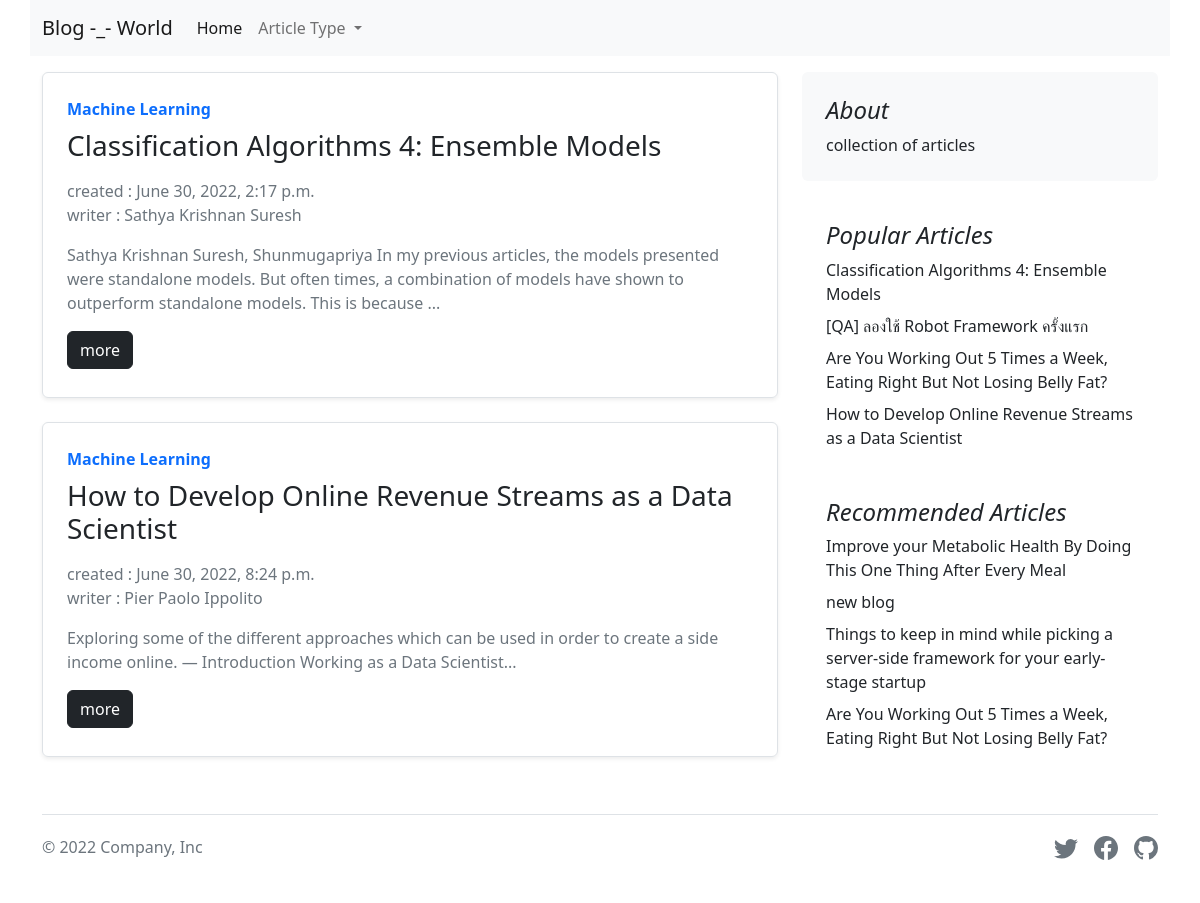
Page /10/ on the committed database.
### blog/models.py (models this page shows, shortened)
class Blogs(models.Model) :
    name = models.CharField(max_length=255)
    description = models.TextField()
    content = models.TextField()
    category = models.ForeignKey(Category,on_delete=models.CASCADE)
    writer = models.CharField(max_length=255)
    views = models.IntegerField(default=0)
    created = models.DateTimeField(auto_now_add=True)

### category/models.py (models this page shows)
class Category(models.Model) :
    name = models.CharField(max_length=255,unique=True)
    def __str__(self):
        return self.name

### blog/views.py (the view)
# urls.py: path('<int:category_id>/', resultdata, name='resultdata'),
def resultdata(request, category_id):
    results = Blogs.objects.filter(category_id=category_id)
    context = {
        'results': results,
        'categories': categories,
        'recommend': recommend,
        'popular': popular
    }
    return render(request, 'result.html', context)

### blog/templates/result.html (shortened to what this page needs)
{% extends 'layout.html' %}
{% block content %}
<div class="col-md-8" id="all_articles">
    {% for blog in results %}
    <div>
        <div class="row g-0 border rounded overflow-hidden flex-md-row mb-4 shadow-sm h-md-250 position-relative">
            <div class="col p-4 d-flex flex-column position-static">
                <strong class="d-inline-block mb-2 text-primary">{{blog.category}}</strong>
                <h3 class="mb-0">{{blog.name}}</h3>
                <div class="mb-1 text-muted">
                    <span class="row mx-0 mt-3">created : {{blog.created}}</span>
                    <span class="row mx-0 mb-3">writer : {{blog.writer}}</span>
                    <p class="card-text mb-auto">{{blog.description}}</p>
                    <a href="{% url 'blogDetail' blog.id %}" class="btn btn-dark mt-3">more</a>
                </div>
            </div>
        </div>
    </div>
    {% endfor %}
</div>
{% endblock %}

### blog/templates/layout.html (shortened to what this page needs)
<!doctype html>
<html lang="en">
<head>
    <link href="https://cdn.jsdelivr.net/npm/bootstrap@5.2.0-beta1/dist/css/bootstrap.min.css" rel="stylesheet"
>
</head>
<body>
    <nav class="navbar navbar-expand-lg bg-light container sticky-top mb-3">
        <div class="container-fluid">
          <a class="navbar-brand" href="/">Blog -_- World</a>
          <div class="collapse navbar-collapse" id="navbarNavDropdown">
            <ul class="navbar-nav">
              <li class="nav-item">
                <a class="nav-link active" aria-current="page" href="/">Home</a>
              </li>
              <li class="nav-item dropdown">
                <a class="nav-link dropdown-toggle" href="#" id="navbarDropdownMenuLink" role="button" data-bs-toggle="dropdown" aria-expanded="false">
                    Article Type
                </a>
              </li>
            </ul>
          </div>
        </div>
      </nav>
    <main class="container">
        <div class="row g-4">
            {% block content %}
            {% endblock %}
            <div class="col-md-4">
                <div class="position-sticky" style="top: 2rem;">
                    <div class="p-4 mb-3 bg-light rounded">
                        <h4 class="fst-italic">About</h4>
                        <p class="mb-0">collection of articles</p>
                    </div>
                    <div class="p-4">
                        <h4 class="fst-italic">Popular Articles</h4>
                        <ol class="list-unstyled mb-0">
                            {% for blog in popular %}
                            <li class="mt-2"><a href="{% url 'blogDetail' blog.id %}" class="text-dark text-decoration-none">{{blog.name}}</a></li>
                            {% endfor %}
                        </ol>
                    </div>
                    <div class="p-4">
                        <h4 class="fst-italic">Recommended Articles</h4>
                        <ol class="list-unstyled">
                            {% for blog in recommend %}
                            <li class="mt-2"><a href="{% url 'blogDetail' blog.id %}" class="text-dark text-decoration-none">{{blog.name}}</a></li>
                            {% endfor %}
                        </ol>
                    </div>
                </div>
            </div>
        </div>
    </main>
    <div class="container">
        <footer class="d-flex flex-wrap justify-content-between align-items-center py-3 my-4 border-top">
          <p class="col-md-4 mb-0 text-muted">&copy; 2022 Company, Inc</p>
          <a href="/" class="col-md-4 d-flex align-items-center justify-content-center mb-3 mb-md-0 me-md-auto link-dark text-decoration-none">
            <svg class="bi me-2" width="40" height="32"><use xlink:href="#bootstrap"/></svg>
          </a>
          <ul class="nav col-md-4 justify-content-end list-unstyled d-flex">
            <li class="ms-3">
                <a class="text-muted" href="#">
                </a>
             </li>
            <li class="ms-3">
                <a class="text-muted" href="#">
                </a>
             </li>
            <li class="ms-3">
                <a class="text-muted" href="#">
                </a>
             </li>
        </footer>
      </div>
</body>
</html>

### rows in the picture
Blogs: category "Machine Learning", name "Classification Algorithms 4: Ensemble Models", created "June 30, 2022, 2:17 p.m.", writer "Sathya Krishnan Suresh", description "Sathya Krishnan Suresh, Shunmugapriya In my previous articles, the models presented were standalone models. But often times, a combination of models have shown to outperform standalone models. This is because ..."
Blogs: category "Machine Learning", name "How to Develop Online Revenue Streams as a Data Scientist", created "June 30, 2022, 8:24 p.m.", writer "Pier Paolo Ippolito", description "Exploring some of the different approaches which can be used in order to create a side income online. — Introduction Working as a Data Scientist..."
Blogs: name "[QA] ลองใช้ Robot Framework ครั้งแรก"
Blogs: name "Are You Working Out 5 Times a Week, Eating Right But Not Losing Belly Fat?"
Blogs: name "Improve your Metabolic Health By Doing This One Thing After Every Meal"
Blogs: name "new blog"
Blogs: name "Things to keep in mind while picking a server-side framework for your early-stage startup"
